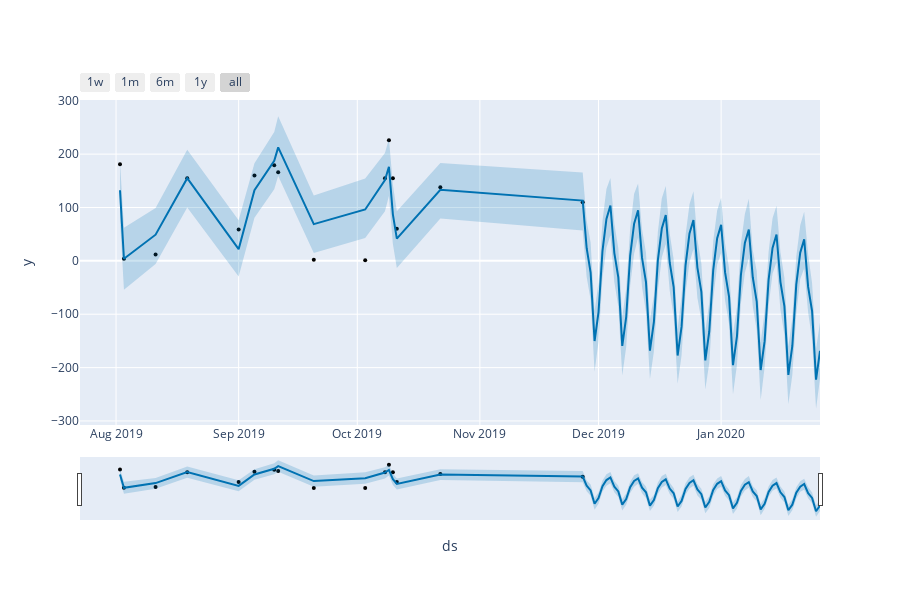

Source (notebook cell):
### Code cell
from fbprophet.plot import plot_plotly, plot_components_plotly

plot_plotly(m, forecast)
